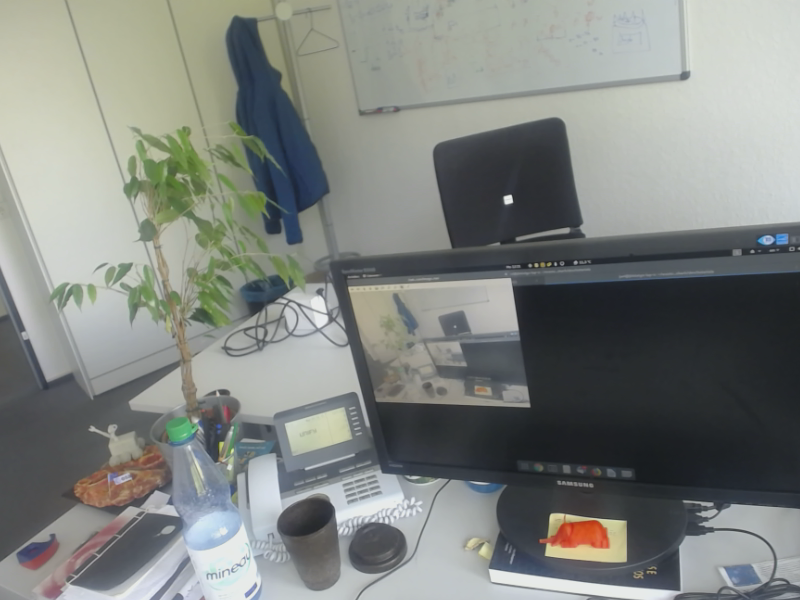
#> input picture images/orb_example_img1.png, 800 x 600 px
$ jupyter execute sift_flann_matching.ipynb
#> lines starting #> are read from the running program, lines starting #| are printed output that depends on the picture
[cell 1]
import numpy as np
import cv2
import urllib
from matplotlib import pyplot as plt
from skimage import io

[cell 2]
img1 = cv2.imread('images/orb_example_img1.png',0)# queryImage
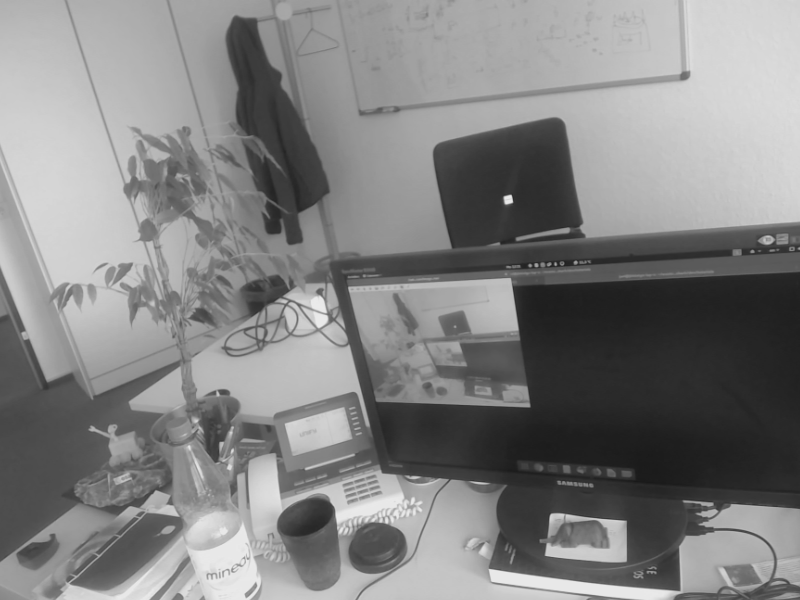
#> img1: shape (600, 800); min 25, max 234, mean 130.2
img2 = cv2.imread('images/orb_example_img2.png',0) # trainImage
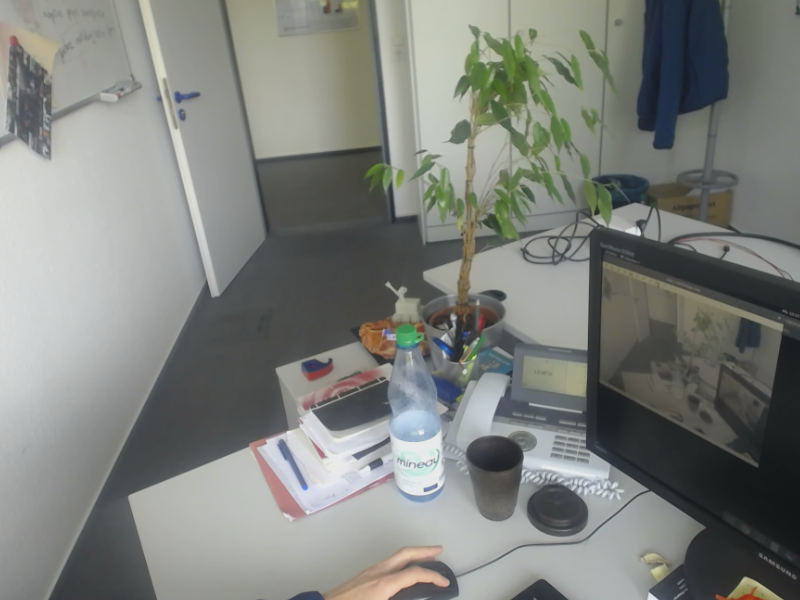
#> input picture images/orb_example_img2.png, 800 x 600 px
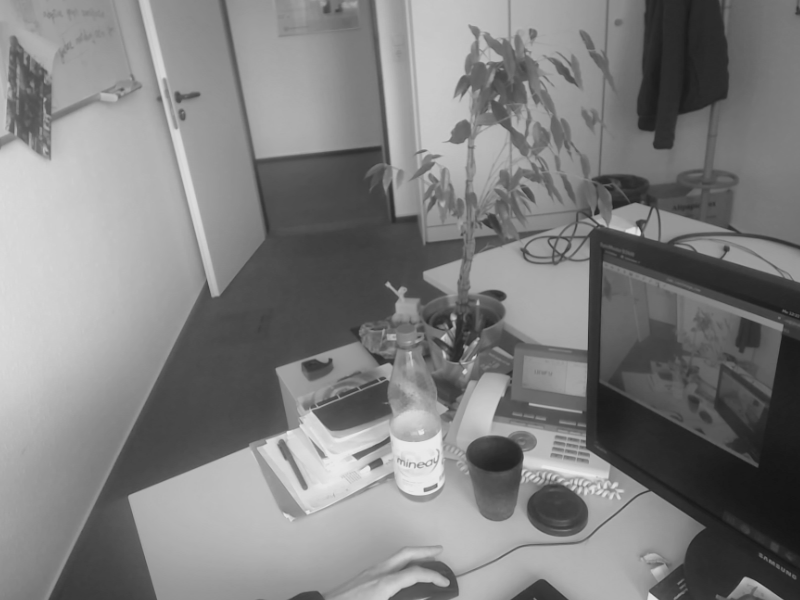
#> img2: shape (600, 800); min 20, max 234, mean 127.4

# Initiate ORB detector
orb = cv2.xfeatures2d.SIFT_create()

[cell 3]
# find the keypoints and descriptors with SIFT
kp1, des1 = orb.detectAndCompute(img1,None)
#> kp1 = 1235 keypoints; strongest (x, y, size): (508, 200, 6.4), (555, 264, 2), (536, 265, 2.5), (379, 547, 32.8)
kp2, des2 = orb.detectAndCompute(img2,None)
#> kp2 = 1175 keypoints; strongest (x, y, size): (494, 463, 36.1), (635, 231, 6.6), (558, 510, 33.8), (453, 318, 4.2)

[cell 4]
# FLANN parameters
FLANN_INDEX_KDTREE = 0
index_params = dict(algorithm = FLANN_INDEX_KDTREE, trees = 5)
search_params = dict(checks=50)   # or pass empty dictionary

[cell 5]
flann = cv2.FlannBasedMatcher(index_params,search_params)

import timeit
start = timeit.default_timer()

matches = flann.knnMatch(des1,des2,k=2)
#> matches = 1235 matches
duration = timeit.default_timer() - start
print("time: "+str(duration)+"seconds")

[cell 6]
# Need to draw only good matches, so create a mask
matchesMask = [[0,0] for i in xrange(len(matches[:100]))]
#> matchesMask = 100 pairs, first value 0 to 0, second value 0 to 0

# ratio test as per Lowe's paper
for i,(m,n) in enumerate(matches[:100]):
    if m.distance < 0.7*n.distance:
        matchesMask[i]=[1,0]
#> this loop made 100 passes
#> after the loop, matchesMask = 100 pairs, first value 0 to 1, second value 0 to 0

draw_params = dict(matchColor = (0,255,0),
                   singlePointColor = (255,0,0),
                   matchesMask = matchesMask,
                   flags = 0)
#> draw_params = 4 items

[cell 7]
# Draw first 10 matches.
img3 = cv2.drawMatchesKnn(img1,kp1,img2,kp2,matches[:100], None, **draw_params)
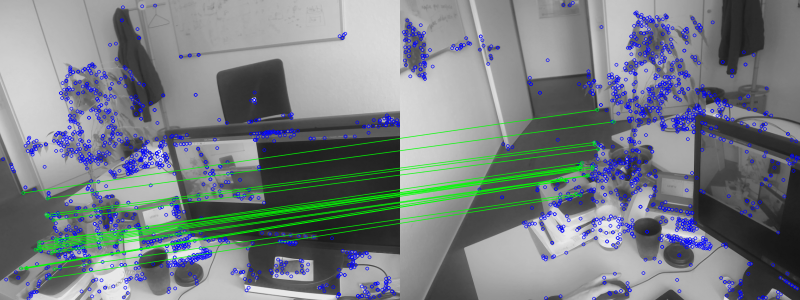
#> img3: shape (600, 1600, 3) (shown at 1/2 size); mean of channels 0, 1, 2 131.4, 127.5, 120.4; drawn as B, G, R
fig = plt.figure(figsize = (30,30))
iplot = fig.add_subplot(111)
iplot.imshow(img3)
plt.show()
